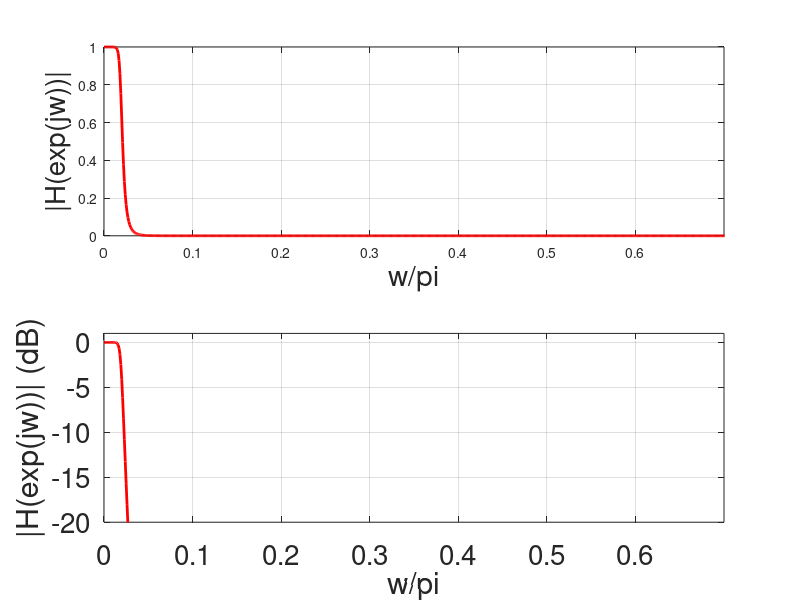

MATLAB code to generate this figure:
clear all
amax=0.5;
amin=15;
Fs=48000;
wp=2*pi*400/Fs;
ws=2*pi*600/Fs;
[n,wc]=buttord(wp/pi,ws/pi,amax,amin);
[b,a]=butter(n,wc);

%max atten passband: 0.5dB
%min atten rejectband: 15dB

disp('Order of H(z):')
disp(n)
disp('Numerator of H(z)')
disp(b);
disp('Denominator of H(z)')
disp(a);

%IMPORTANT: Verify that design satisfy your specifications
[HVec,wVec] = freqz(b,a,1000);  %<= freqz evaluates H(z) at z=exp(jw) at 100 uniformly spaced w's

figure(2);
subplot(2,1,1);plot(wVec/(pi),abs(HVec),'-r','linewidth',2)
xlabel('w/pi','fontsize',20)
ylabel('|H(exp(jw))|','fontsize',20);
axis([0 0.7 0 1])
grid on
subplot(2,1,2);plot(wVec/(pi),20*log10(abs(HVec)),'-r','linewidth',2)
axis([0 0.7 -20 1])
grid on
xlabel('w/pi','fontsize',20)
ylabel('|H(exp(jw))| (dB)','fontsize',20);
set(gca,'fontsize',20)


%IMPORTANT: Verify that design satisfy your specifications at wp and ws
[HVec,wVec] = freqz(b,a,[wp, ws]);  %<= you can specify which frequencies to use in 
disp(sprintf('|H(exp(jwp)|=%f',20*log10(abs(HVec(1)))));
disp(sprintf('|H(exp(jws)|=%f',20*log10(abs(HVec(2)))));

